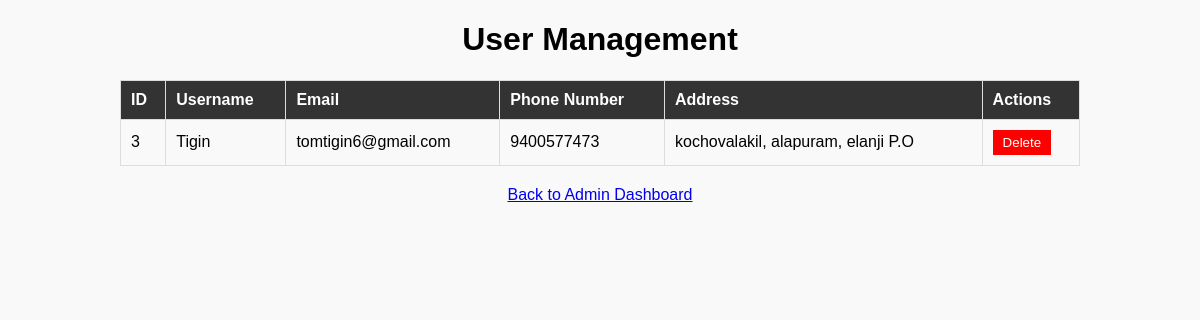
/user_management/ (signed in), run on the app's committed database.
### myapp/models.py (models this page shows)
class CustomUser(AbstractUser):
    phone_number = models.CharField(max_length=15, blank=True, null=True)
    address = models.TextField(blank=True, null=True)

### myapp/views.py (the view, shortened to what this page needs)
# urls.py: path('user_management/', views.user_management, name='user_management'),
@login_required
@user_passes_test(is_admin)
def user_management(request):
    users = CustomUser.objects.filter(is_staff=False)  # Exclude admins
    return render(request, 'admin_user_management.html', {'users': users})

### myapp/views.py (called while the page is built)
def is_admin(user):
    return user.is_staff

### templates/admin_user_management.html (shortened to what this page needs)
{% load static %}
<!DOCTYPE html>
<html lang="en">
<head>
    <link rel="stylesheet" href="{% static 'admin_user_management.css' %}">
</head>
<body style="text-align: center; font-family: Arial, sans-serif;">
    <h1>User Management</h1>
    <table border="1" style="margin: auto; width: 80%; border-collapse: collapse;">
        <thead>
            <tr style="background-color: #f4f4f4;">
                <th>ID</th>
                <th>Username</th>
                <th>Email</th>
                <th>Phone Number</th>
                <th>Address</th>
                <th>Actions</th>
            </tr>
        </thead>
        <tbody>
            {% for user in users %}
            <tr>
                <td>{{ user.id }}</td>
                <td>{{ user.username }}</td>
                <td>{{ user.email }}</td>
                <td>{{ user.phone_number }}</td>
                <td>{{ user.address }}</td>
                <td>
                    <form method="POST" action="{% url 'user_management' %}">
                        <button type="submit" style="color: white; background-color: red; border: none; padding: 5px 10px;">Delete</button>
                    </form>
                </td>
            </tr>
            {% empty %}
            <tr>
                <td colspan="6">No users found.</td>
            </tr>
            {% endfor %}
        </tbody>
    </table>
    <a href="{% url 'adminPage' %}" style="margin-top: 20px; display: inline-block;">Back to Admin Dashboard</a>
</body>
</html>

### static/admin_user_management.css (style rules this page uses)
body { background-color: #f9f9f9; margin: 0; padding: 0; }
table { width: 80%; margin: 20px auto; border-collapse: collapse; font-size: 16px; }
th, td { border: 1px solid #ddd; padding: 10px; text-align: left; }
th { background-color: #333; color: white; }
button { cursor: pointer; }

### data on the page
CustomUser: id "3", username "Tigin", email "tomtigin6@gmail.com", phone_number "9400577473", address "kochovalakil, alapuram, elanji P.O"
